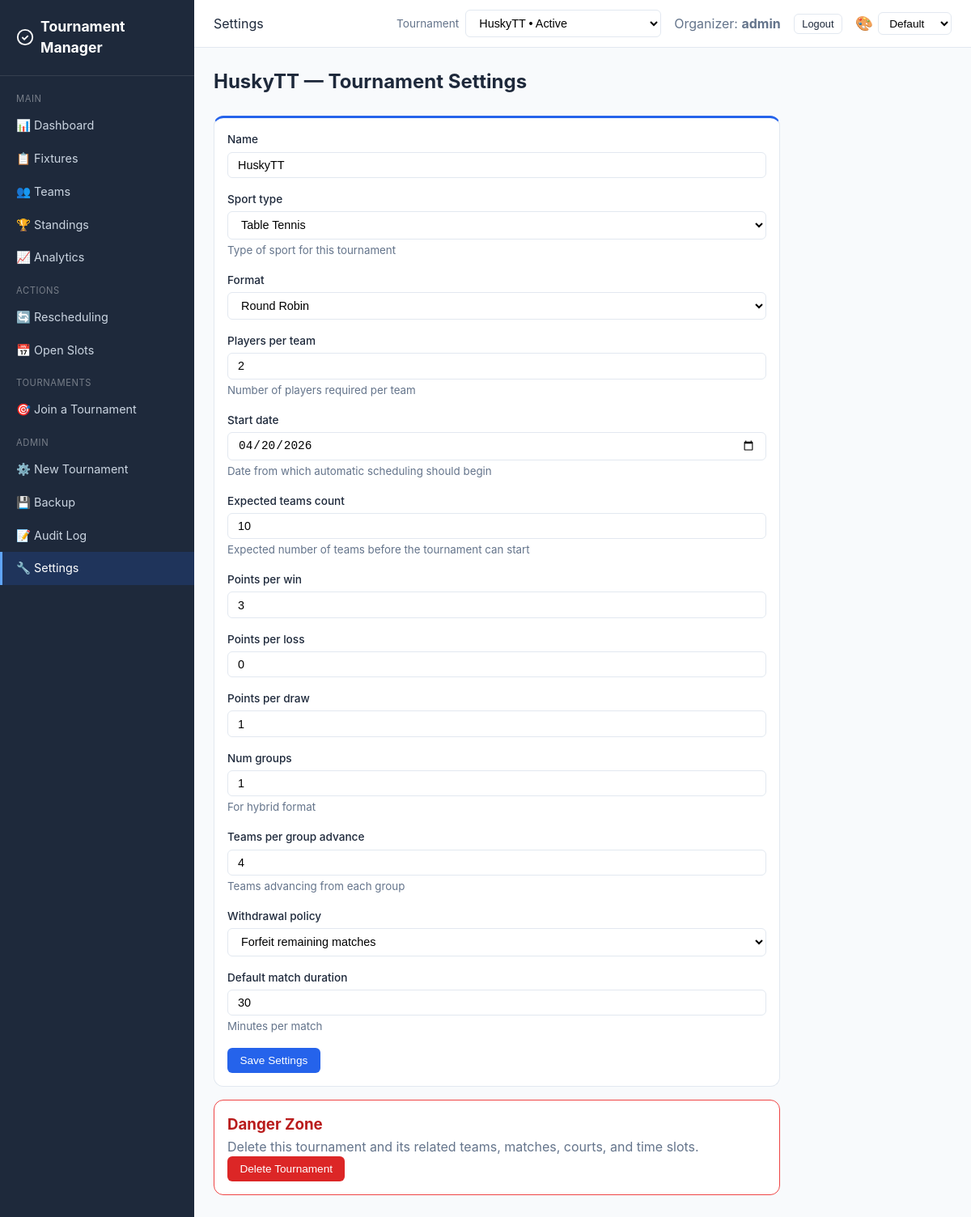
The page /settings/ (signed in) on the database as committed earlier.
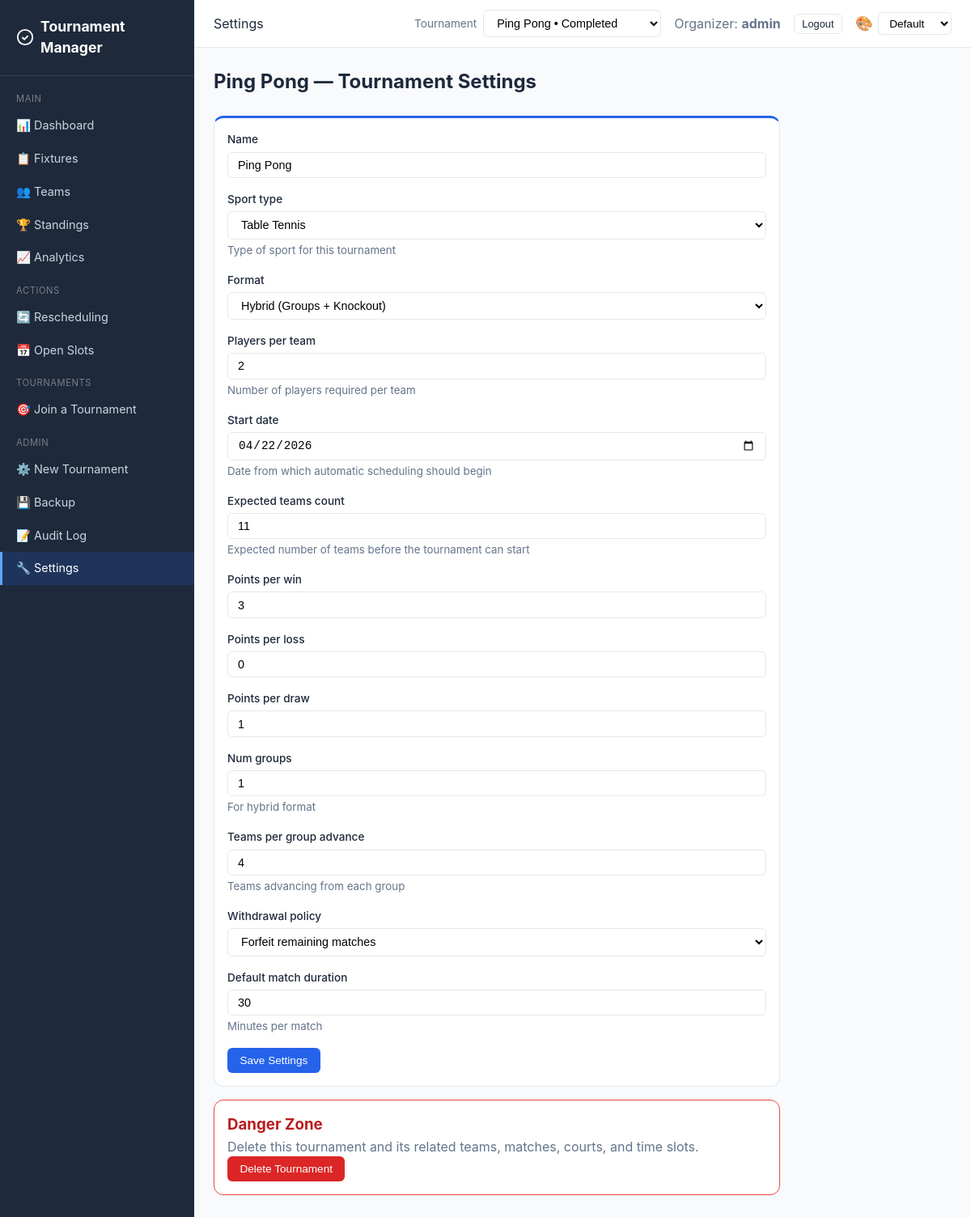
The same page on the database as committed later.
### core/models.py (models this page shows, shortened)
class Tournament(models.Model):
    FORMAT_CHOICES = [
        ("round_robin", "Round Robin"),
        ("double_round_robin", "Double Round Robin"),
        ("knockout", "Knockout"),
        ("double_elimination", "Double Elimination"),
        ("consolation", "Consolation"),
        ("hybrid", "Hybrid (Groups + Knockout)"),
    ]
    SPORT_CHOICES = [
        ("badminton", "Badminton"),
        ("tennis", "Tennis"),
        ("volleyball", "Volleyball"),
        ("basketball", "Basketball"),
        ("soccer", "Soccer"),
        ("cricket", "Cricket"),
        ("table_tennis", "Table Tennis"),
        ("other", "Other"),
    ]
    WITHDRAWAL_POLICY_CHOICES = [
        ("forfeit", "Forfeit remaining matches"),
        ("void", "Void remaining matches"),
    ]
    name = models.CharField(max_length=200)
    sport_type = models.CharField(
        max_length=30, choices=SPORT_CHOICES, default="other",
        help_text="Type of sport for this tournament",
    )
    format = models.CharField(max_length=30, choices=FORMAT_CHOICES)
    players_per_team = models.IntegerField(
        default=1, help_text="Number of players required per team",
    )
    status = models.CharField(
        max_length=20,
        choices=[
            ("setup", "Setup"),
            ("registration_open", "Registration Open"),
            ("ready", "Ready for Scheduling"),
            ("scheduled", "Schedule Draft Ready"),
            ("active", "Active"),
            ("completed", "Completed"),
        ],
        default="setup",
    )
    created_at = models.DateTimeField(auto_now_add=True)
    started_at = models.DateTimeField(null=True, blank=True)
    completed_at = models.DateTimeField(null=True, blank=True)
    start_date = models.DateField(
        default=timezone.localdate,
        null=True,
        blank=True,
        help_text="Date from which automatic scheduling should begin",
    )
    expected_teams_count = models.PositiveIntegerField(
        default=0,
        blank=True,
        help_text="Expected number of teams before the tournament can start",
    )
    points_per_win = models.IntegerField(default=3)
    points_per_loss = models.IntegerField(default=0)
    points_per_draw = models.IntegerField(default=1)
    tiebreaker_order = models.TextField(
        default='["game_diff", "games_won", "head_to_head"]'
    )
    num_groups = models.IntegerField(default=2, help_text="For hybrid format")
    teams_per_group_advance = models.IntegerField(
        default=2, help_text="Teams advancing from each group"
    )
    withdrawal_policy = models.CharField(
        max_length=20, choices=WITHDRAWAL_POLICY_CHOICES, default="forfeit"
    )
    default_match_duration = models.IntegerField(
        default=30, help_text="Minutes per match"
    )
    champion = models.ForeignKey(
        "Team",
        null=True,
        blank=True,
        on_delete=models.SET_NULL,
        related_name="championships",
        help_text="Team that won the tournament",
    )

### core/views.py (the view)
# urls.py: path("settings/", views.settings_view, name="settings"),
@login_required
def settings_view(request):
    if not _is_organizer(request.user):
        return redirect("dashboard")
    tournament = _get_tournament(request)
    if not tournament:
        return render(request, "core/settings.html", _tournament_context(request, tournament))
    if request.method == "POST":
        form = TournamentForm(request.POST, instance=tournament)
        if form.is_valid():
            form.save()
            log_action(request, "settings_updated", "Tournament settings updated", tournament=tournament)
            messages.success(request, "Settings updated.")
            return redirect("settings")
    else:
        form = TournamentForm(instance=tournament)
    return render(request, "core/settings.html", {
        "tournament": tournament,
        "form": form,
        **_tournament_context(request, tournament),
    })

### core/views.py (called while the page is built, shortened)
def _get_available_tournaments():
    return Tournament.objects.annotate(
        team_count=Count("teams", distinct=True),
        match_count=Count("matches", distinct=True),
    ).annotate(
        status_rank=db_models.Case(
            db_models.When(status="active", then=db_models.Value(0)),
            db_models.When(status="registration_open", then=db_models.Value(1)),
            db_models.When(status="ready", then=db_models.Value(2)),
            db_models.When(status="scheduled", then=db_models.Value(3)),
            db_models.When(status="setup", then=db_models.Value(4)),
            db_models.When(status="completed", then=db_models.Value(5)),
            default=db_models.Value(6),
            output_field=db_models.IntegerField(),
        )
    ).order_by("status_rank", "-created_at")

def _tournament_context(request, tournament=None):
    if not request.user.is_authenticated:
        return {}
    if _is_organizer(request.user):
        return {
            "available_tournaments": _get_available_tournaments(),
            "selected_tournament": tournament,
        }

def _is_organizer(user):
    return user.is_staff or user.is_superuser

### templates/core/settings.html (shortened to what this page needs)
{% extends "core/base.html" %}
{% block page_header %}Settings{% endblock %}
{% block content %}
<h1 class="page-title">{% if tournament %}{{ tournament.name }} — {% endif %}Tournament Settings</h1>
{% if tournament %}
<div class="card" style="max-width:700px;">
    <div class="card-body">
        <form method="post">
            {% for field in form %}
            <div class="form-group">
                <label for="{{ field.id_for_label }}">{{ field.label }}</label>
                {{ field }}
                {% if field.help_text %}<small class="text-muted">{{ field.help_text }}</small>{% endif %}
            </div>
            {% endfor %}
            <button type="submit" class="btn btn-primary">Save Settings</button>
        </form>
    </div>
</div>
<div class="card" style="max-width:700px; margin-top:1rem; border:1px solid #ef4444;">
    <div class="card-body">
        <h3 style="margin-top:0; color:#b91c1c;">Danger Zone</h3>
        <p class="text-muted">Delete this tournament and its related teams, matches, courts, and time slots.</p>
        <form method="post" action="{% url 'delete_tournament' pk=tournament.pk %}" onsubmit="return confirm('Delete this tournament permanently?');">
            <button type="submit" class="btn btn-danger">Delete Tournament</button>
        </form>
    </div>
</div>
{% else %}
<p class="text-muted">No tournament configured.</p>
{% endif %}
{% endblock %}

### templates/core/base.html (shortened to what the changed rows need)
{% load static %}
<!DOCTYPE html>
<html lang="en">
<head>
    <link rel="stylesheet" href="{% static 'css/style.css' %}?v={% now 'YmdHis' %}">
</head>
<body>
{% if user.is_authenticated %}
<div class="app-layout">
    <div class="main-content">
        <header class="topbar">
            <div class="topbar-right">
                {% if user.is_staff and available_tournaments %}
                <form method="post" action="{% url 'select_tournament' %}" style="display:flex;align-items:center;gap:0.5rem;">
                    <label for="tournament-switch" class="text-muted" style="font-size:0.85rem;">Tournament</label>
                    <select id="tournament-switch" name="tournament_id" class="form-select" onchange="this.form.submit()" style="min-width:220px;">
                        {% for t in available_tournaments %}
                        <option value="{{ t.pk }}" {% if selected_tournament and t.pk == selected_tournament.pk %}selected{% endif %}>
                            {{ t.name }} • {{ t.get_status_display }}
                        </option>
                        {% endfor %}
                    </select>
                </form>
                {% endif %}
            </div>
        </header>
        <div class="content">
            {% block content %}{% endblock %}
        </div>
    </div>
</div>
{% endif %}
</body>
</html>

Rows that differ between the two databases and show on the page:
removed Tournament: name "HuskyTT", form "HuskyTT" "Table Tennis" "Round Robin" "2" "04/20/2026" "10" "3" "0" "1" "1" "4" "Forfeit remaining matches" "30"
now on this page (row edited): Tournament: name "Ping Pong", form "Ping Pong" "Table Tennis" "Hybrid (Groups + Knockout)" "2" "04/22/2026" "11" "3" "0" "1" "1" "4" "Forfeit remaining matches" "30"
Other text that changed with them:
form field tournament_id: "HuskyTT • Active" → "Ping Pong • Completed"
